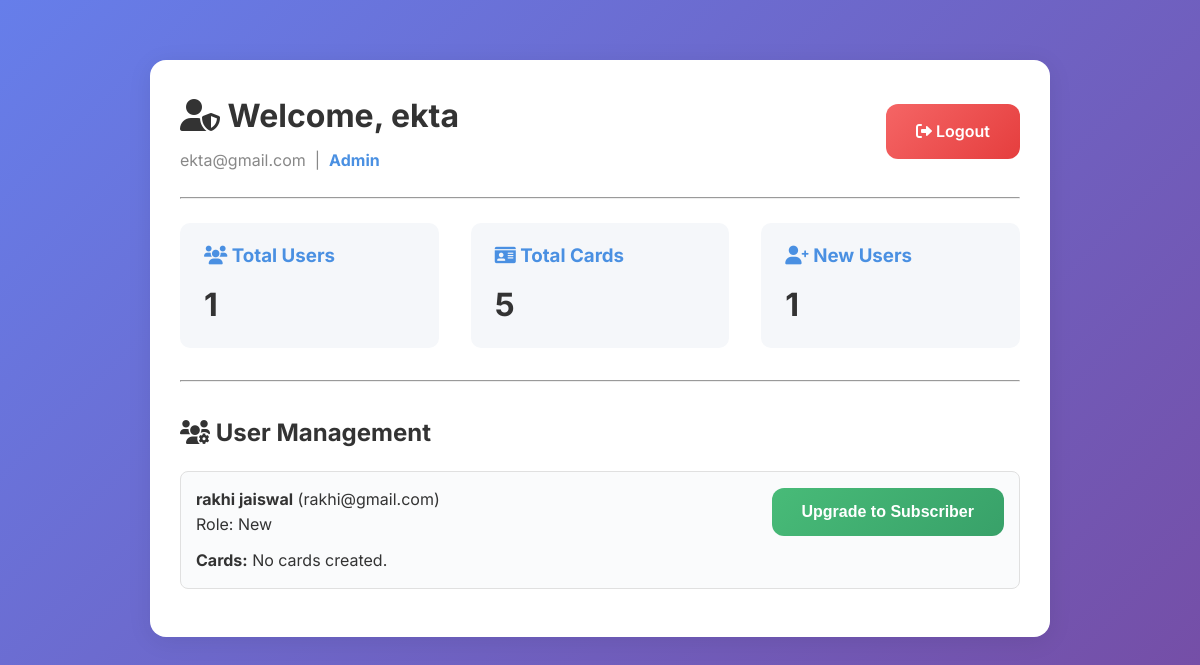
Page /dashboard (signed in) on the earlier database version.
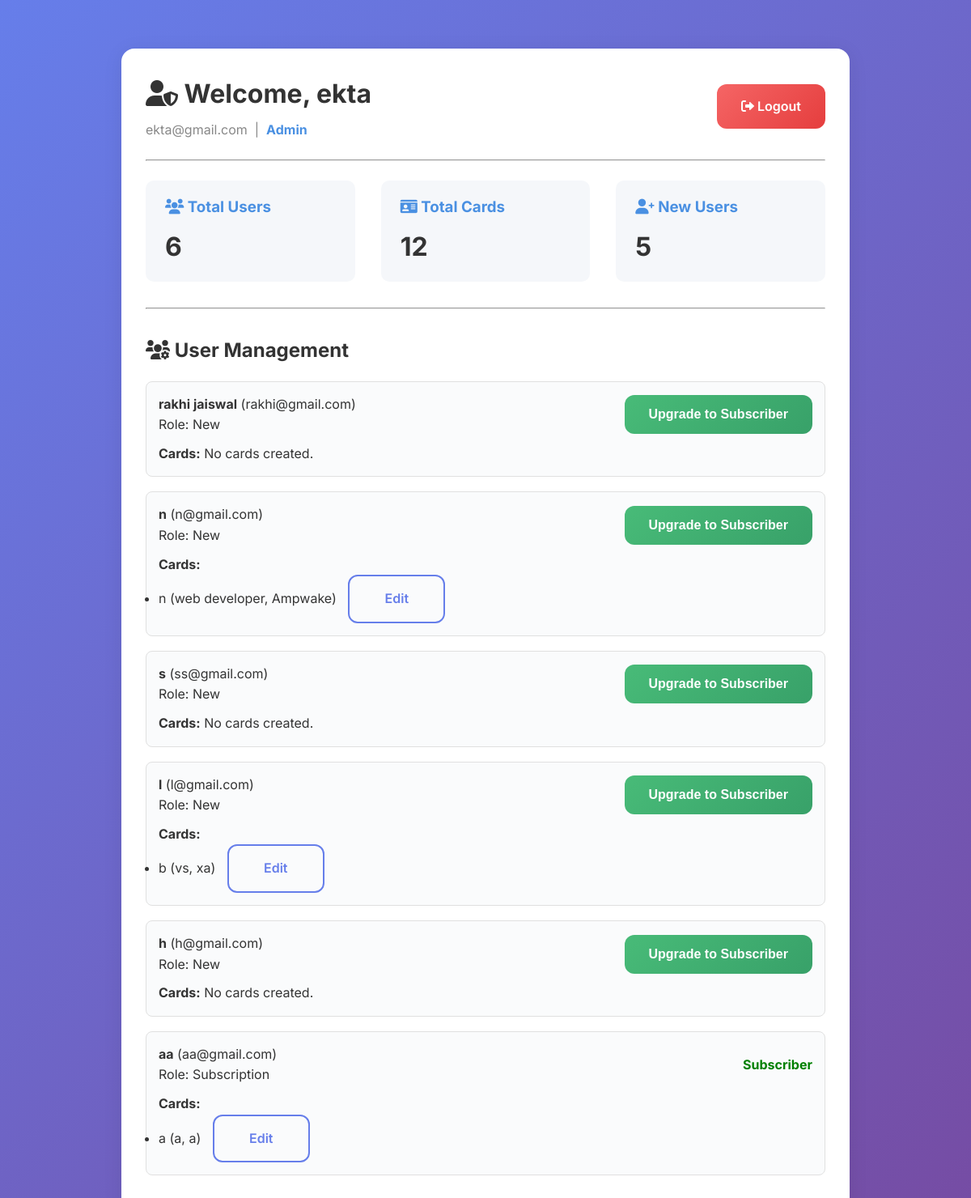
Same page on the later database version.
### models.py (models this page shows, shortened)
class User(db.Model):
    id = db.Column(db.Integer, primary_key=True)
    name = db.Column(db.String(100))
    email = db.Column(db.String(120), unique=True, nullable=False)
    password = db.Column(db.String(200), nullable=False)
    role = db.Column(db.String(20), default='new')
    is_verified = db.Column(db.Boolean, default=False)
    subscription_active = db.Column(db.Boolean, default=False)
    created_on = db.Column(db.DateTime, default=datetime.utcnow)
    cards = db.relationship('BusinessCard', backref='user', lazy=True)

class BusinessCard(db.Model):
    id = db.Column(db.Integer, primary_key=True)
    name = db.Column(db.String(100))
    designation = db.Column(db.String(100))
    company = db.Column(db.String(100))
    mobile = db.Column(db.String(20))
    email = db.Column(db.String(100))
    logo = db.Column(db.String(255))
    pdf = db.Column(db.String(255))
    qr = db.Column(db.String(255))
    user_id = db.Column(db.Integer, db.ForeignKey('user.id'), nullable=False)

### app.py (the view)
@app.route('/dashboard')
def dashboard():
    if 'user_id' not in session:
        return redirect(url_for('login'))
    user = User.query.get(session['user_id'])
    if user:
        if user.role == 'admin':
            users = User.query.filter(User.role != 'admin').all()
            user_cards = {u.id: BusinessCard.query.filter_by(user_id=u.id).all() for u in users}
            stats = {
                'total_users': User.query.filter(User.role != 'admin').count(),
                'total_cards': BusinessCard.query.count(),
                'new_users': User.query.filter(User.role == 'new').count()
            }
            return render_template('admin_dashboard.html', user=user, users=users, user_cards=user_cards, stats=stats)
        else:
            cards = BusinessCard.query.filter_by(user_id=user.id).all()
            can_create = user.role != 'new' or len(cards) < 1
            return render_template('dashboard.html', user=user, cards=cards, can_create=can_create)
    else:
        return redirect(url_for('login'))

### templates/admin_dashboard.html (shortened to what this page needs)
{% extends "base.html" %}
{% block content %}
<div class="admin-dashboard" style="max-width:900px;margin:40px auto;padding:30px;background:#fff;border-radius:16px;box-shadow:0 4px 24px rgba(0,0,0,0.08);">
    <div style="display:flex;align-items:center;justify-content:space-between;">
        <div>
            <h1 style="margin-bottom:0.2em;"><i class="fas fa-user-shield"></i> Welcome, {{ user.name }}</h1>
            <p style="color:#888;">{{ user.email }} &nbsp;|&nbsp; <span style="color:#4a90e2;font-weight:bold;">Admin</span></p>
        </div>
        <div>
            <a href="{{ url_for('logout') }}" class="btn btn-danger"><i class="fas fa-sign-out-alt"></i> Logout</a>
        </div>
    </div>
    <hr style="margin:24px 0;">
    <div style="display:flex;gap:32px;flex-wrap:wrap;">
        <div style="flex:1;min-width:220px;background:#f5f7fa;padding:18px 24px;border-radius:10px;">
            <h3 style="margin:0 0 8px 0;color:#4a90e2;"><i class="fas fa-users"></i> Total Users</h3>
            <div style="font-size:2em;font-weight:bold;">{{ stats.total_users }}</div>
        </div>
        <div style="flex:1;min-width:220px;background:#f5f7fa;padding:18px 24px;border-radius:10px;">
            <h3 style="margin:0 0 8px 0;color:#4a90e2;"><i class="fas fa-id-card"></i> Total Cards</h3>
            <div style="font-size:2em;font-weight:bold;">{{ stats.total_cards }}</div>
        </div>
        <div style="flex:1;min-width:220px;background:#f5f7fa;padding:18px 24px;border-radius:10px;">
            <h3 style="margin:0 0 8px 0;color:#4a90e2;"><i class="fas fa-user-plus"></i> New Users</h3>
            <div style="font-size:2em;font-weight:bold;">{{ stats.new_users }}</div>
        </div>
    </div>
    <hr style="margin:32px 0;">
    <h2 style="margin-bottom:18px;"><i class="fas fa-users-cog"></i> User Management</h2>
    <div class="admin-users-list">
        {% for u in users %}
            <div class="admin-user-block" style="border:1px solid #e0e0e0; margin-bottom:18px; padding:15px; border-radius:8px; background:#fafbfc;">
                <div style="display:flex; justify-content:space-between; align-items:center;">
                    <div>
                        <strong>{{ u.name }}</strong> ({{ u.email }})<br>
                        <span>Role: {{ u.role|title }}</span>
                    </div>
                    {% if u.role == 'new' %}
                    <form method="POST" action="{{ url_for('upgrade_user', user_id=u.id) }}" style="margin:0;">
                        <button type="submit" class="btn btn-success">Upgrade to Subscriber</button>
                    </form>
                    {% else %}
                        <span style="color:green; font-weight:bold;">Subscriber</span>
                    {% endif %}
                </div>
                <div style="margin-top:10px;">
                    <strong>Cards:</strong>
                    {% if user_cards[u.id] %}
                        <ul>
                        {% for card in user_cards[u.id] %}
                            <li>
                                {{ card.name }} ({{ card.designation }}, {{ card.company }})
                                <a href="{{ url_for('edit_card', card_id=card.id) }}" class="btn btn-outline btn-sm" style="margin-left:10px;">Edit</a>
                            </li>
                        {% endfor %}
                        </ul>
                    {% else %}
                        <span>No cards created.</span>
                    {% endif %}
                </div>
            </div>
        {% endfor %}
    </div>
</div>
{% endblock %}

### templates/base.html (shortened to what this page needs)
<!DOCTYPE html>
<html lang="en">
<head>
    <link href="https://cdnjs.cloudflare.com/ajax/libs/font-awesome/6.0.0/css/all.min.css" rel="stylesheet">
    <link href="{{ url_for('static', filename='css/custom.css') }}" rel="stylesheet">
</head>
<body>
    <div class="container">
        {% block content %}{% endblock %}
    </div>
</body>
</html>

### templates/base.html (style rules this page uses)
* { margin: 0; padding: 0; box-sizing: border-box; }
body { font-family: 'Inter', -apple-system, BlinkMacSystemFont, 'Segoe UI', Roboto, sans-serif; background: linear-gradient(135deg, #667eea 0%, #764ba2 100%); min-height: 100vh; color: #333; line-height: 1.6; }
.container { max-width: 1200px; margin: 0 auto; padding: 20px; }
.btn { display: inline-block; padding: 15px 30px; background: linear-gradient(135deg, #667eea, #764ba2); color: white; text-decoration: none; border-radius: 12px; font-weight: 600; font-size: 1rem; border: none; cursor: pointer; transition: all 0.3s ease; text-align: center; min-width: 120px; }
.btn-success { background: linear-gradient(135deg, #48bb78, #38a169); }
.btn-danger { background: linear-gradient(135deg, #f56565, #e53e3e); }
.btn-outline { background: transparent; border: 2px solid #667eea; color: #667eea; }

Differences in the rows shown:
added User: name "n", email "n@gmail.com", role "New"
added BusinessCard: name "n", designation "web developer", company "Ampwake"
added User: name "s", email "ss@gmail.com", role "New", shows "No cards created."
added User: name "l", email "l@gmail.com", role "New"
added BusinessCard: name "b", designation "vs", company "xa", shown under "l"
added User: name "h", email "h@gmail.com", role "New", shows "No cards created."
added User: name "aa", email "aa@gmail.com", role "Subscription", shows "Subscriber"
added BusinessCard: name "a", designation "a", company "a", shown under "aa"
Other differences:
{{ stats.total_users }}: "1" → "6"
{{ stats.total_cards }}: "5" → "12"
{{ stats.new_users }}: "1" → "5"
